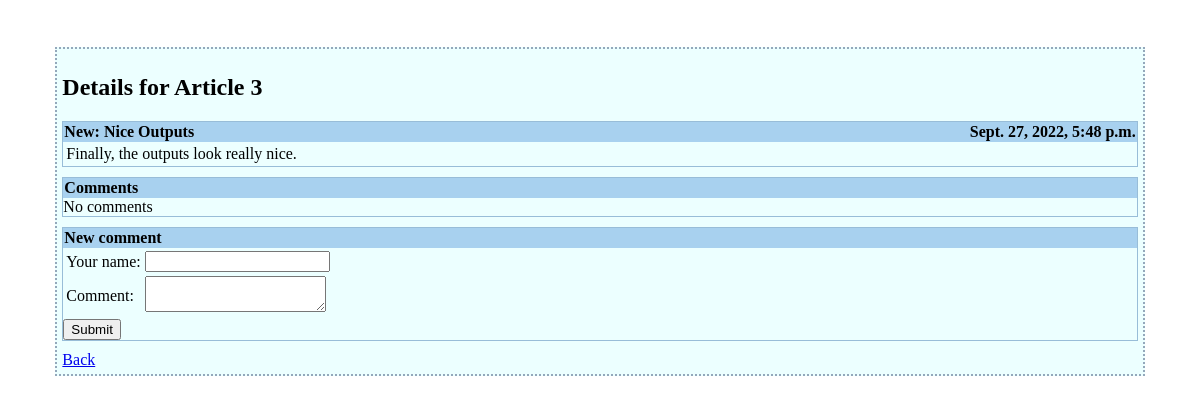
The app's page /articles/3/ with its own data.
### news/models.py (models this page shows, shortened)
class Article(models.Model):
    title = models.CharField(max_length=100)
    timestamp = models.DateTimeField()
    text = models.TextField('Article text')

### news/views.py (the view, shortened to what this page needs)
# urls.py: path('<int:article_id>/', views.articles_detail, name='articles_detail'),
def articles_detail(request, article_id):
    article = get_object_or_404(Article, id=article_id)
    return render(request, 'news/articles_detail.html',
        context={'article' : article})

### news/templates/news/articles_detail.html (shortened to what this page needs)
{% extends 'main/base.html' %}
{% block title %}
  Details for Article {{ article.id }}
{% endblock %}
{% block content %}
  <div class="container">
    <div class="headline">
      <div class="title">{{ article.title|escape }}</div>
      <div class="timestamp">{{ article.timestamp }}</div>
    </div>
    <div class="text">
      {{ article.text|escape|linebreaksbr }}
    </div>
  </div>
  <div class="container">
    <div class="headline">Comments</div>
    {% if article.comment_set.count %}
      <table>
      {% for c in article.comment_set.all %}
        <tr class="comment_line">
          <td class="column_header">{{ c.author }}:</td>
          <td>{{ c.text|escape|linebreaksbr }}</td>
        </tr>
      {% endfor %}
      </table>
    {% else %}
      No comments
    {% endif %}
  </div>
  <div class="container">
    <div class="headline">New comment</div>
    <form method="post" action="">
      <table>
        <tr class="comment line">
          <td class="column identifier">Your name:</td>
          <td><input type="text" name="visitor_name"
                     value="{{ visitor_name }}"/></td>
          </tr>
          <tr class="comment line">
            <td class="column identifier">Comment:</td>
            <td>
              <textarea name="comment_text">{{ comment_text }}</textarea>
            </td>
          </tr>
        </table>
        <input type="submit" value="Submit" />
    </form>
  </div>
  <div class="link_bottom">
    <a href="{% url 'news:articles' %}">Back</a>
  </div>
{% endblock %}

### news_site/templates/main/base.html (style rules this page uses)
.container { border: 1px solid #98BDD8; margin-bottom: 10px; }
.headline { background-color: #A8D1EF; font-weight:bold; padding: 1px; }
.title { float: left; }
.timestamp { float: right }
.text { padding: 3px; }

### records on screen
Article: id "3", title "New: Nice Outputs", timestamp "Sept. 27, 2022, 5:48 p.m.", text "Finally, the outputs look really nice."
